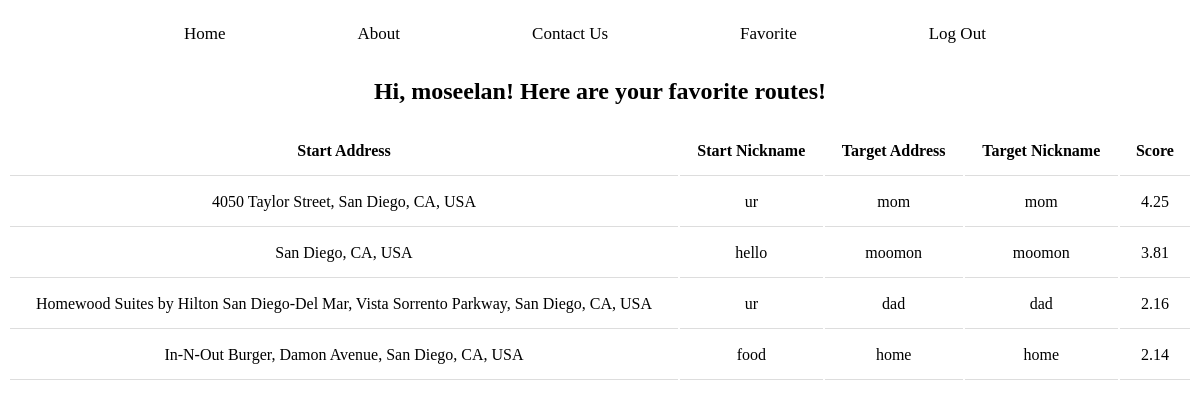
Before: /commute_app/favorite/ (signed in) with the older database file.
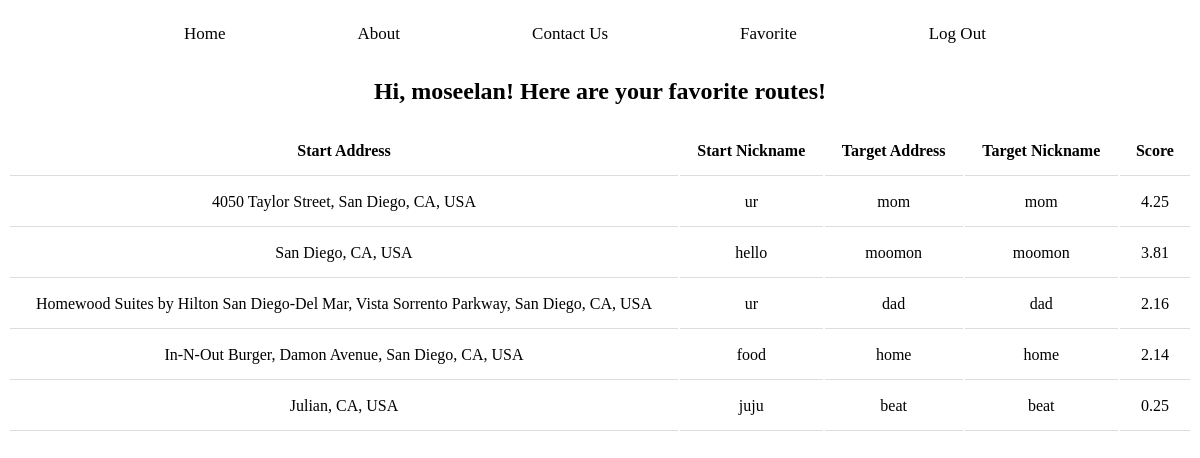
After: the same page with the newer database file.
### commute_app/models.py (models this page shows, shortened)
class Search(models.Model):
    username = models.CharField(max_length=500, default='no username')
    startAdd = models.TextField() # might need to change type later
    startNick = models.CharField(max_length=500)
    targetAdd = models.TextField() # might need to change type later
    targetNick = models.CharField(max_length=500)
    date = models.DateTimeField(auto_now_add=True) # automatically adds
    overallScore = models.DecimalField(max_digits = 5,decimal_places=2,default=-1)
    driveScore = models.DecimalField(max_digits = 5,decimal_places=2,default=-1)
    restScore = models.DecimalField(max_digits = 5,decimal_places=2,default=-1)
    hospScore = models.DecimalField(max_digits = 5,decimal_places=2,default=-1)
    groceryScore = models.DecimalField(max_digits = 5,decimal_places=2,default=-1)

### commute_app/views.py (the view)
# urls.py: path('favorite/', views.display_favorite, name = "favorite"),
def display_favorite(request):
    search_list = Search.objects.filter(username=request.user.username).order_by('-overallScore')
    mydict = {
        'search_list':search_list
    }
    return render(request, 'favorite.html', context = mydict)

### commute_app/templates/favorite.html
{% extends "base.html" %}
{% load static %}
{% block styles %}
    <link rel="stylesheet" href="{% static 'css/favorite.css' %}">
{% endblock %}
{% block container %}
    <div class="row">
    <div class="panel-heading" style="text-align:center;">
        <h2>Hi, {{ user.username }}! Here are your favorite routes!</h2>
    </div>
    <table class="table table-hover" id="dev-table">
        <thead>
          <tr>
            <th>Start Address</th>
            <th>Start Nickname</th>
            <th>Target Address</th>
            <th>Target Nickname</th>
            <th>Score</th>
          </tr>
        </thead>
        {% for search in search_list %}
            <tr>
                <td>{{search.startAdd}}</td>
                <td>{{search.startNick}}</td>
                <td>{{search.targetAdd}}</td>
                <td>{{search.targetNick}}</td>
                <td>{{search.overallScore}}</td>
            </tr>
        {% endfor %}
    </table>
    </div>
{% endblock %}

Changed rows visible on the page:
added Search: startAdd "Julian, CA, USA", startNick "juju", targetAdd "beat", targetNick "beat", overallScore "0.25"
